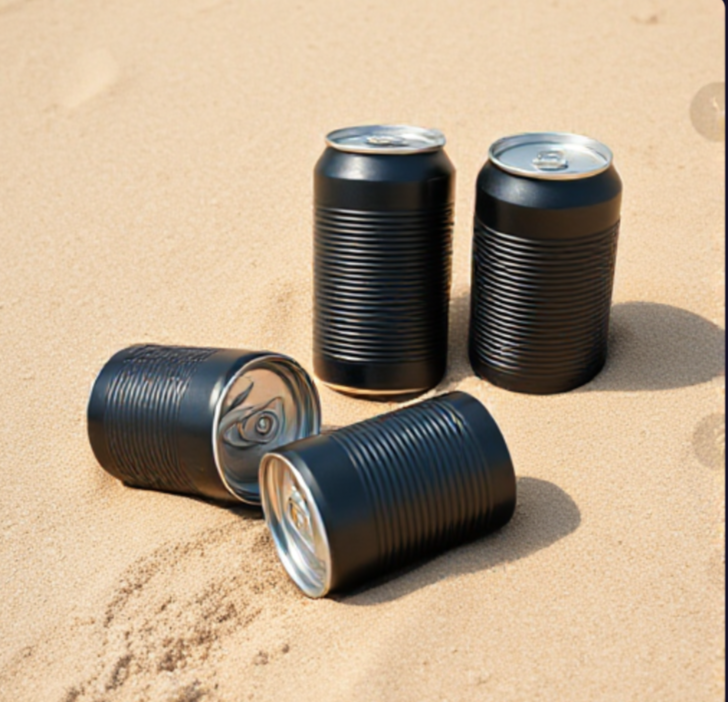
#> input picture Latas/lata5.png, 728 x 702 px, found by its file name
$ python masking.py
#> lines starting #> are read from the running program, lines starting #| are printed output that depends on the picture; after the words box and inside, x2 and y2 are one past the last pixel; in counts of white or black regions, pixels touching at a corner belong together
import cv2 as cv
import numpy as np

img = cv.imread('../Latas/Lata5.png')
#> img is the input picture: shape (702, 728, 3); mean B, G, R 140.7, 165.1, 185.1
cv.imshow('lata',img)

blank = np.zeros(img.shape, dtype='uint8')

mask = cv.circle(blank, (img.shape[1]//2, img.shape[0]//2), 100, (255,255,255), -1)
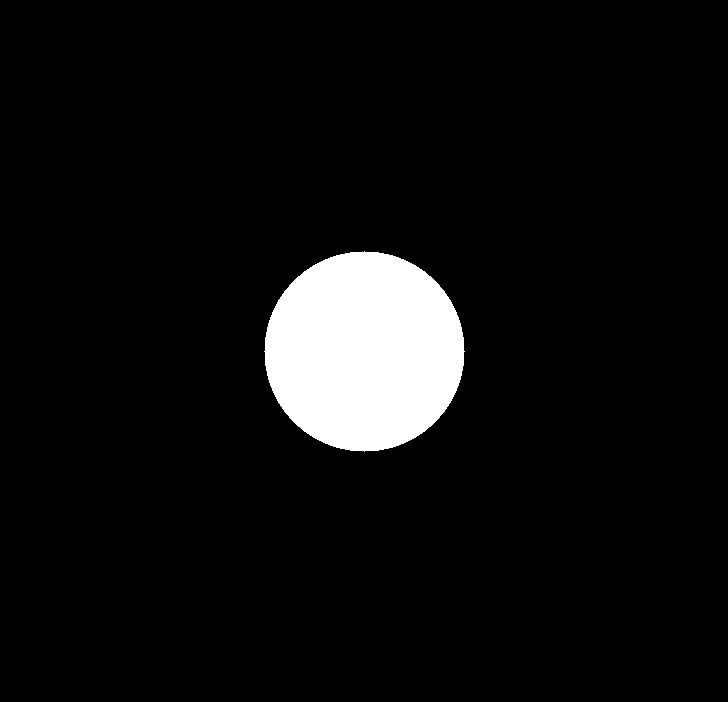
#> blank: shape (702, 728, 3); 6.1% white; 1 white region, box (x1, y1, x2, y2) and area: (264, 251, 465, 452) 31417
cv.imshow('mask',mask)

masked = cv.bitwise_and(img, mask)
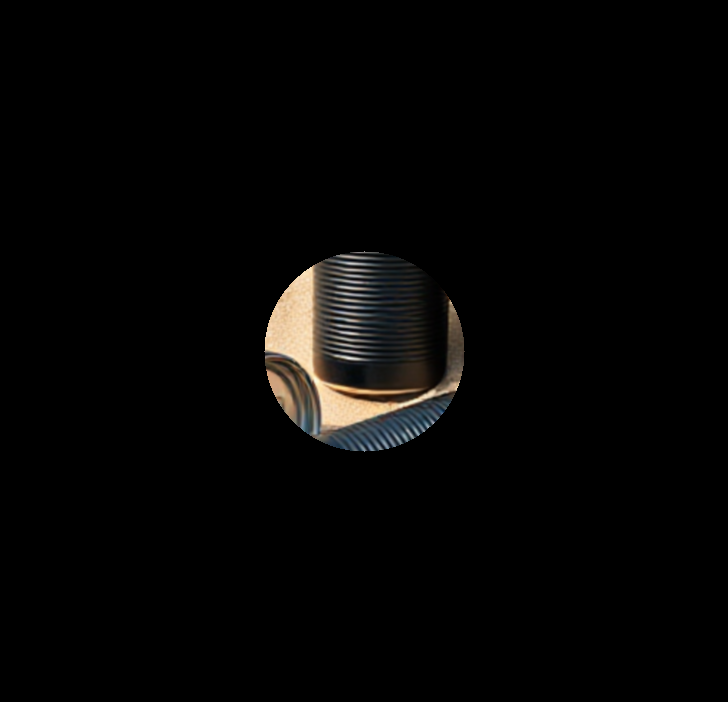
#> masked: shape (702, 728, 3); mean B, G, R 4.5, 5.1, 5.6
cv.imshow('masked',masked)


cv.waitKey(0)

$ run again, with Latas/lata2.png copied over Latas/lata5.png
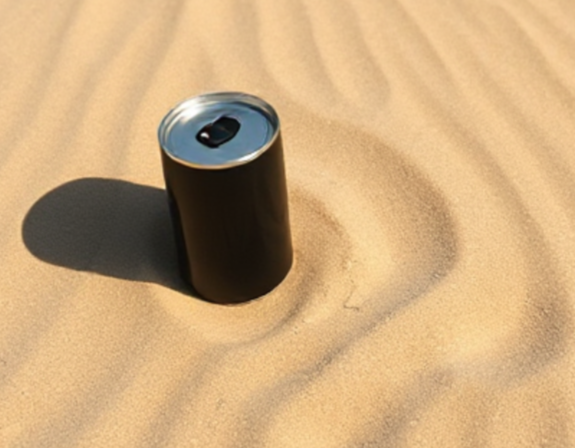
#> input picture Latas/lata2.png, 575 x 448 px, found by its file name
#> img is the input picture: shape (448, 575, 3); mean B, G, R 126.6, 170.8, 205.2
#> `mask = cv.circle(blank, (img.shape[1]//2, img.shape[0]//2), 100, (255,..`:
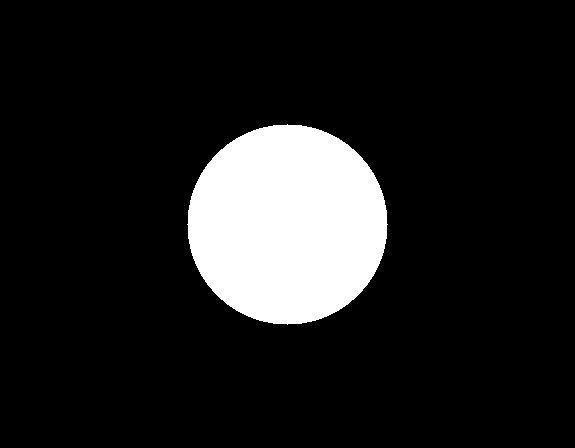
#> blank: shape (448, 575, 3); 12.2% white; 1 white region, box (x1, y1, x2, y2) and area: (187, 124, 388, 325) 31417
#> `masked = cv.bitwise_and(img, mask)`:
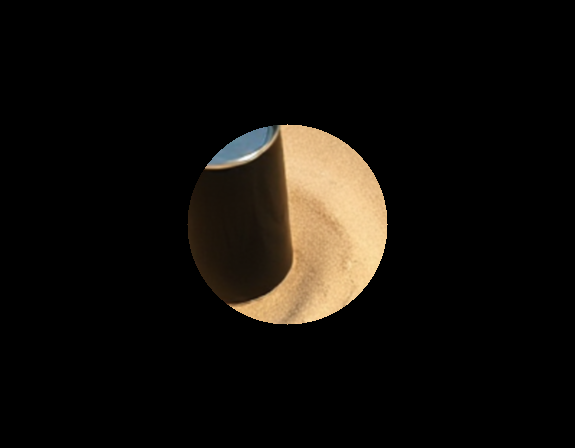
#> masked: shape (448, 575, 3); mean B, G, R 10.4, 14.6, 17.8

$ run again, with Latas/lata3.png copied over Latas/lata5.png
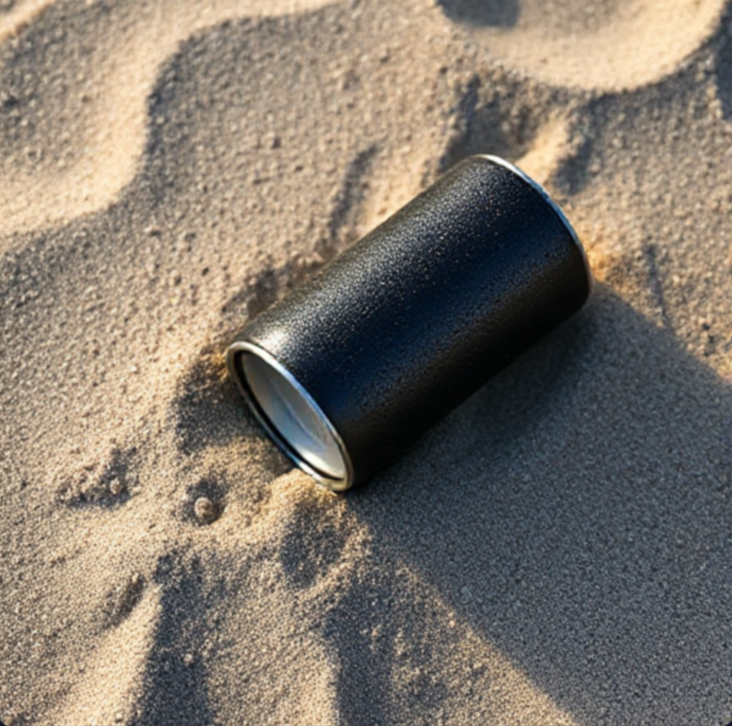
#> input picture Latas/lata3.png, 732 x 726 px, found by its file name
#> img is the input picture: shape (726, 732, 3); mean B, G, R 108.5, 119.5, 128.6
#> `mask = cv.circle(blank, (img.shape[1]//2, img.shape[0]//2), 100, (255,..`:
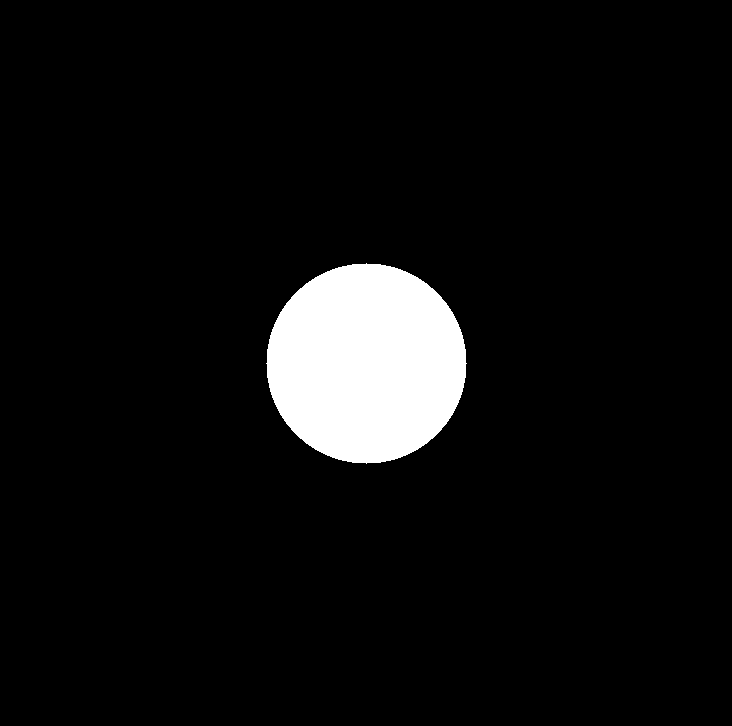
#> blank: shape (726, 732, 3); 5.9% white; 1 white region, box (x1, y1, x2, y2) and area: (266, 263, 467, 464) 31417
#> `masked = cv.bitwise_and(img, mask)`:
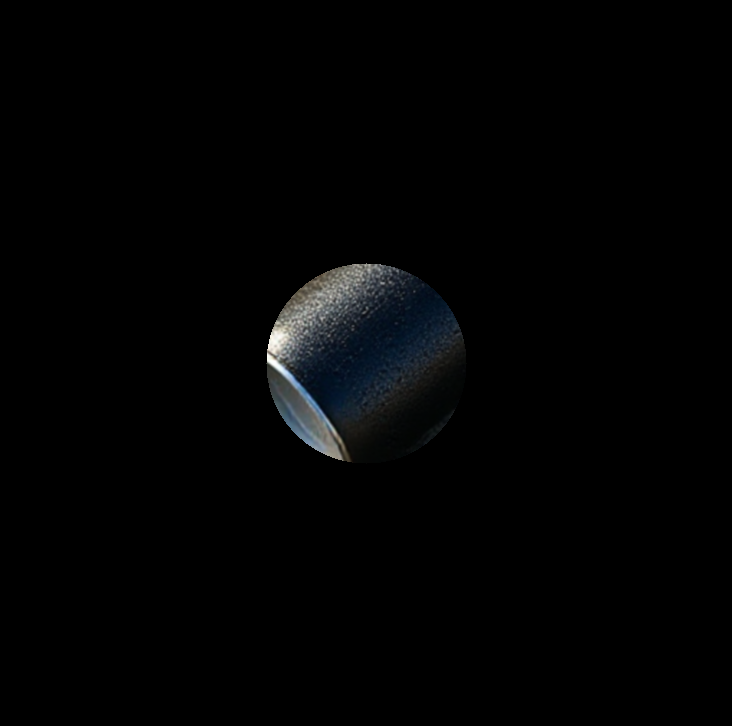
#> masked: shape (726, 732, 3); mean B, G, R 3.3, 3, 2.6
